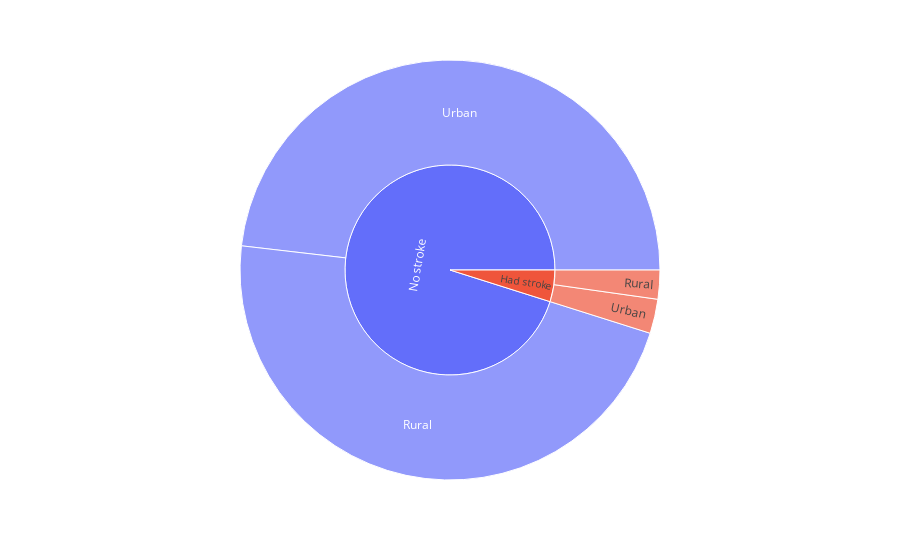

Notebook code cell kept with this figure:
### Code cell
fig = px.sunburst(df3, path=['stroke', 'Residence_type'])
fig.show()

### Figure 1 — Plotly figure (JSON) as saved in the notebook; plotly's stock layout.template omitted (floating-point values rounded to 4 significant figures)
{"data": [{"branchvalues": "total", "domain": {"x": [0, 1], "y": [0, 1]}, "hovertemplate": "labels=%{label}<br>count=%{value}<br>parent=%{parent}<br>id=%{id}<extra></extra>", "ids": ["Had stroke/Rural", "No stroke/Rural", "Had stroke/Urban", "No stroke/Urban", "Had stroke", "No stroke"], "labels": ["Rural", "Rural", "Urban", "Urban", "Had stroke", "No stroke"], "name": "", "parents": ["Had stroke", "No stroke", "Had stroke", "No stroke", "", ""], "type": "sunburst", "values": [114, 2400, 135, 2461, 249, 4861]}], "layout": {"legend": {"tracegroupgap": 0}, "margin": {"t": 60}}}
